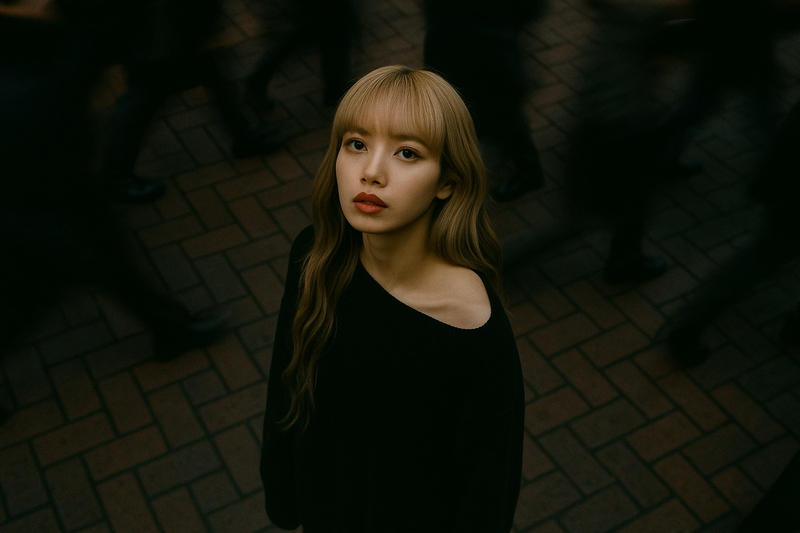
#> input picture Picture/cinematic.jpg, 800 x 533 px, found by its file name
$ python histogram.py
#> lines starting #> are read from the running program, lines starting #| are printed output that depends on the picture
import cv2
import matplotlib.pyplot as plt

# Đọc ảnh màu và chuyển sang xám
img_color = cv2.imread("D:/CodeTGMT/Picture/cinematic.jpg")
#> img_color is the input picture: shape (533, 800, 3); mean B, G, R 10, 20.8, 18.3
gray = cv2.cvtColor(img_color, cv2.COLOR_BGR2GRAY)
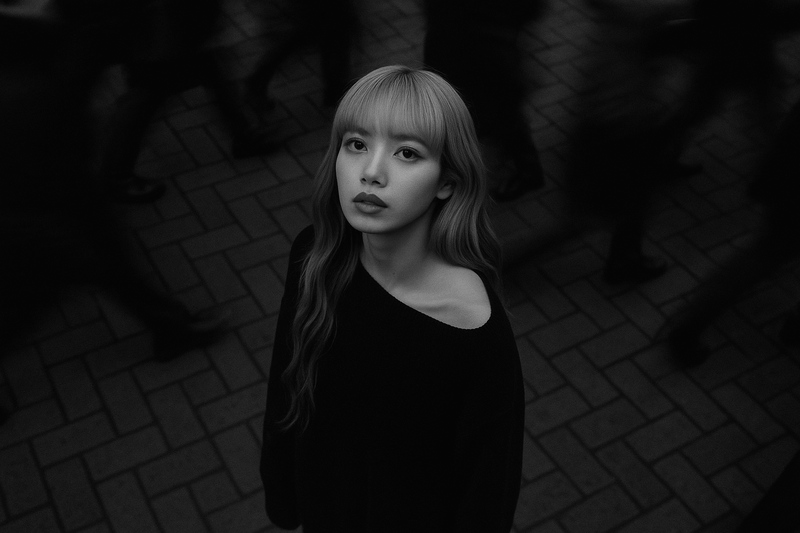
#> gray: shape (533, 800); min 1, max 174, mean 18.8

# --- 1) Tính histogram ảnh gốc ---
# hist_size=256 mức xám, range [0,256)
hist = cv2.calcHist([gray], [0], None, [256], [0,256])
#> hist = 256 values, max 62678 at index 5, min 0 at index 0, mean 1665.6

# --- 2) Cân bằng histogram ---
equalized = cv2.equalizeHist(gray)
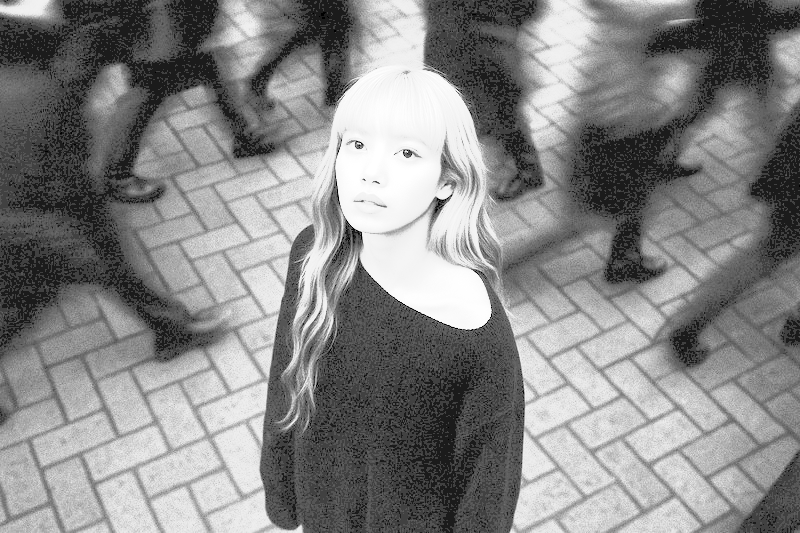
#> equalized: shape (533, 800); min 0, max 255, mean 134.2
hist_eq = cv2.calcHist([equalized], [0], None, [256], [0,256])
#> hist_eq = 256 values, max 62678 at index 65, min 0 at index 1, mean 1665.6

# --- 3) Hiển thị ---
plt.figure(figsize=(12,6))

plt.subplot(2,2,1)
plt.imshow(gray, cmap='gray')
plt.title("Ảnh xám gốc")
plt.axis("off")

plt.subplot(2,2,2)
plt.imshow(equalized, cmap='gray')
plt.title("Ảnh sau cân bằng")
plt.axis("off")

plt.subplot(2,2,3)
plt.plot(hist, color='black')
plt.title("Histogram gốc")
plt.xlim([0,256])

plt.subplot(2,2,4)
plt.plot(hist_eq, color='black')
plt.title("Histogram sau cân bằng")
plt.xlim([0,256])

plt.tight_layout()
plt.show()
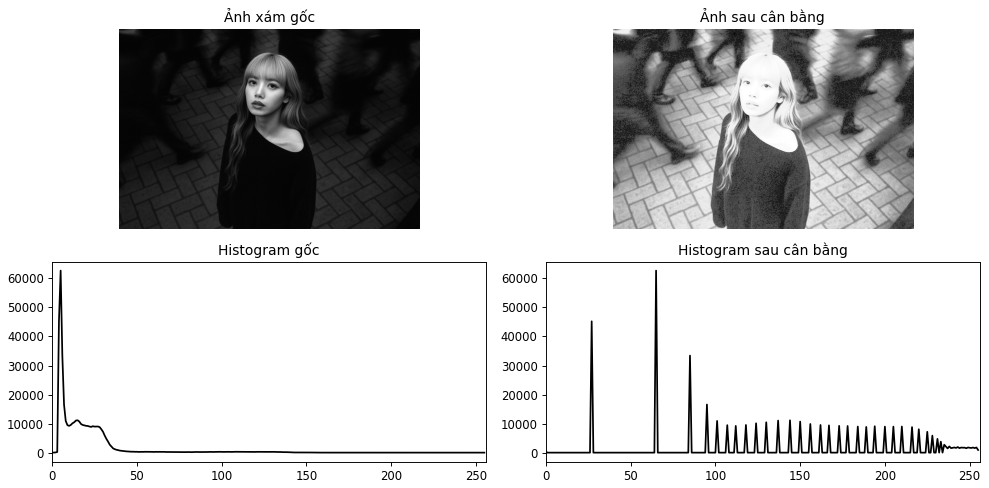
#> figure drawn by matplotlib, 4 panels; panel 3: curve peaks at x = 5, y = 62678; panel 4: curve peaks at x = 65, y = 62678
